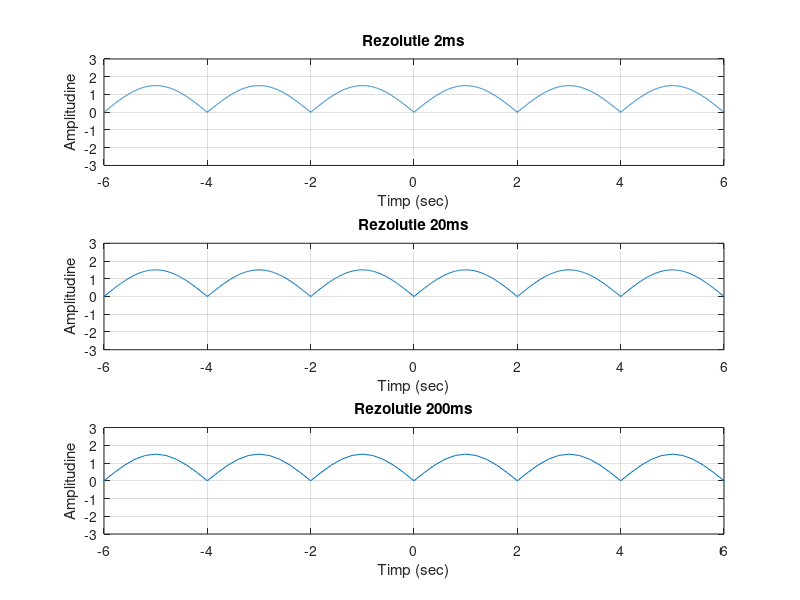

Recreate this plot in MATLAB.
% Semnal sinusoidal redresat dubla alternanta 
% Perioada semnalului sinusoidal neredresat: 4 s. 
% Amplitudine: 1.5.

rez1=-20:0.002:20;
rez2=-20:0.02:20;
rez3=-20:0.2:20;

T=4;
A=1.5;
w=2*pi/T;

nr=1;
for i=rez1
    if (A*sin(w*i)>0)
        y1(nr)=A*sin(w*i);
    else
        y1(nr)=-A*sin(w*i);
    end
    nr=nr+1;
end

nr=1;
for i=rez2
    if (A*sin(w*i)>0)
        y2(nr)=A*sin(w*i);
    else
        y2(nr)=-A*sin(w*i);
    end
    nr=nr+1;
end

nr=1;
for i=rez3
    if (A*sin(w*i)>0)
        y3(nr)=A*sin(w*i);
    else
        y3(nr)=-A*sin(w*i);
    end
    nr=nr+1;
end

figure(1)
subplot(3,1,1)
plot(rez1,y1),grid,title('Rezolutie 2ms'),xlabel('Timp (sec)'),ylabel('Amplitudine')
axis([-6 6 -3 3])
subplot(3,1,2)
plot(rez2,y2),grid,title('Rezolutie 20ms'),xlabel('Timp (sec)'),ylabel('Amplitudine')
axis([-6 6 -3  3])
subplot(3,1,3)
plot(rez3,y3),grid,title('Rezolutie 200ms'),xlabel('Timp (sec)'),ylabel('Amplitudine')
axis([-6 6 -3 3])

